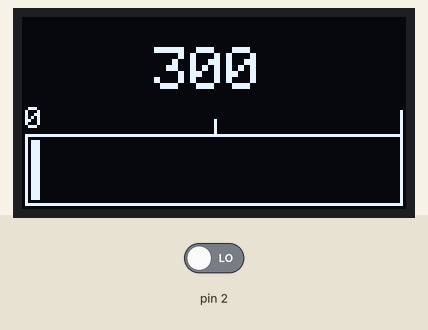
A sketch run on a simulated Arduino Uno, built with avr-gcc and run on an emulated ATmega328P. On the bench: 128×64 one-colour display. Inputs (shaded band) come from the test bench; at power-on: pin 2 LOW.

Above: at 1.6 s.
1.7 s: pin 2 driven HIGH
At 2.8 s:
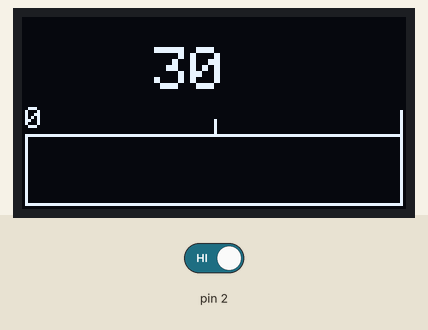
At 4.1 s:
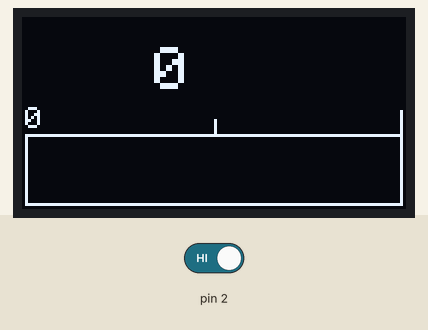
Timing chart, 0 to 5.6 s (numbered marks = the images above; inputs shaded):
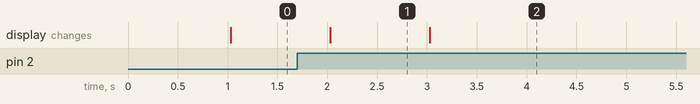

Measured:
- after the input at 1.7 s, the display: changes after 0.33 s (image 1)
- what the display in image 1 shows lasts 1.0 s, from 2.0 s to 3.0 s

The sketch:

Tachymetre_ssd1306_128x64_i2c.ino
```cpp
#include <SPI.h>
#include <Wire.h>
#include <Adafruit_GFX.h>
#include <Adafruit_SSD1306.h>

#define SCREEN_WIDTH 128 // OLED display width, in pixels
#define SCREEN_HEIGHT 64 // OLED display height, in pixels

// Declaration for an SSD1306 display connected to I2C (SDA, SCL pins)
// The pins for I2C are defined by the Wire-library.
// On an arduino UNO:       A4(SDA), A5(SCL)
// On an arduino MEGA 2560: 20(SDA), 21(SCL)
// On an arduino LEONARDO:   2(SDA),  3(SCL), ...
#define OLED_RESET     4 // Reset pin # (or -1 if sharing Arduino reset pin)
#define SCREEN_ADDRESS 0x3C ///< See datasheet for Address; 0x3D for 128x64, 0x3C for 128x32
Adafruit_SSD1306 display(SCREEN_WIDTH, SCREEN_HEIGHT, &Wire, OLED_RESET);


int pourcent;

volatile long comptageImpuls=10; // variable accessible dans la routine interruption externe 0
long timeRef=0; // variable pour temps de référence en millisecondes
long delai=1000; // variable pour délai de comptage en millisecondes

void setup() {
  Serial.begin(9600);
  attachInterrupt(0, ComptageImpulsion, RISING); // attache l'interruption externe n°0 à la fonction gestionINT0()
  timeRef=millis(); // initialisation de la référence du comptage

  // SSD1306_SWITCHCAPVCC = generate display voltage from 3.3V internally
  if(!display.begin(SSD1306_SWITCHCAPVCC, SCREEN_ADDRESS)) {
    Serial.println(F("SSD1306 allocation failed"));
    for(;;); // Don't proceed, loop forever
  }

  display.clearDisplay();

}

void loop() {

  if (millis()>(timeRef+delai))
    {
      timeRef=timeRef+delai; // réinitialise le délai de comptage
	    Affichage();
     comptageImpuls=0; // RAZ comptage impulsion
    }
}

void Affichage()
{
    display.clearDisplay();
    display.setTextColor(SSD1306_WHITE);
    // Rectangle
    display.drawRect(1, 39, 126,24, SSD1306_WHITE);
    display.drawRect(64, 34, 1,5, SSD1306_WHITE);
    display.drawRect(126, 31, 1,8, SSD1306_WHITE);
    display.setTextSize(1);
    display.setCursor(1,30);
    display.print("0");

    // Vitesse
    pourcent = map(comptageImpuls*30,0,12000,0,126);
    display.setCursor(44,10);
    display.setTextSize(2);
    display.print(comptageImpuls*30);

    // Bargraphe
    display.fillRect(3, 41, pourcent,20, SSD1306_INVERSE);
    display.display(); // Update screen with each newly-drawn rectangle
  }


// ------------------- fonction de gestion l'interruption externe n°0 (broche 2) ----------------
// cette fonction est appelée à chaque fois que l'interruption a lieu selon le mode configuré (LOW, CHANGE, RISING, FALLING)

void ComptageImpulsion()
{
  comptageImpuls++;
}
```
